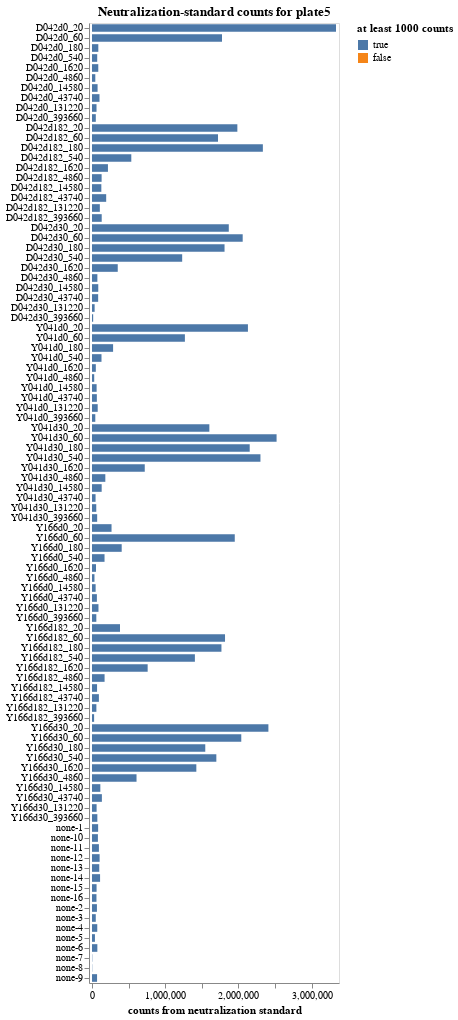

Source (notebook cell):
### Markdown cell above
## Compute fraction infectivity

The fraction infectivity for viral barcode $v_b$ in sample $s$ is computed as:
$$
F_{v_b,s} = \frac{c_{v_b,s} / \left(\sum_{n_b} c_{n_b,s}\right)}{{\rm median}_{s_0}\left[ c_{v_b,s_0} / \left(\sum_{n_b} c_{n_b,s_0}\right)\right]}
$$
where
 - $c_{v_b,s}$ is the counts of viral barcode $v_b$ in sample $s$.
 - $\sum_{n_b} c_{n_b,s}$ is the sum of the counts for all neutralization standard barcodes $n_b$ for sample $s$.
 - $c_{v_b,s_0}$ is the counts of viral barcode $v_b$ in no-serum sample $s_0$.
 - $\sum_{n_b} c_{n_b,s_0}$ is the sum of the counts for all neutralization standard barcodes $n_b$ for no-serum sample $s_0$.
 - ${\rm median}_{s_0}\left[ c_{v_b,s_0} / \left(\sum_{n_b} c_{n_b,s_0}\right)\right]$ is the median taken across all no-serum samples of the counts of viral barcode $v_b$ versus the total counts for all neutralization standard barcodes.

First, compute the total neutralization-standard counts for each sample.
Plot these, and make sure they meet the QC threshold.

### Code cell
neut_standard_counts = (
    counts
    .query("neut_standard")
    .groupby(
        ["serum", "sample_noplate", "dilution_factor"], dropna=False, as_index=False,
    )
    .aggregate(neut_standard_count=pd.NamedAgg("count", "sum"))
    .assign(
        passes_qc=lambda x: (
            x["neut_standard_count"] >= qc_thresholds["min_neut_standard_count"]
        ),
    )
)

neut_standard_counts_chart = (
    alt.Chart(neut_standard_counts)
    .add_params(serum_selection)
    .transform_filter(serum_selection)
    .encode(
        alt.X(
            "neut_standard_count",
            title="counts from neutralization standard",
            scale=alt.Scale(nice=False, padding=3),
        ),
        alt.Y(
            "sample_noplate",
            title=None,
            sort=list(
                neut_standard_counts.sort_values(["serum", "dilution_factor"])["sample_noplate"]
            ),
        ),
        alt.Color(
            "passes_qc",
            title=f"at least {qc_thresholds['min_neut_standard_count']} counts",
            scale=alt.Scale(domain=[True, False]),
        ),
        tooltip=[
            alt.Tooltip(c, format=".3g") if neut_standard_counts[c].dtype == float
            else c
            for c in neut_standard_counts.columns
        ],
    )
    .mark_bar(height={"band": 0.85})
    .properties(
        height=alt.Step(10),
        width=250,
        title=f"Neutralization-standard counts for {plate}",
    )
    .configure_axis(grid=False)
    .configure_legend(titleLimit=1000)
)

display(neut_standard_counts_chart)

if (neut_standard_counts["passes_qc"]).all():
    print(f"\nAll samples pass {qc_thresholds['min_neut_standard_count']=}")
else:
    print(f"\nSamples failing {qc_thresholds['min_neut_standard_count']=}")
    display(neut_standard_counts.query("not passes_qc"))
    qc_failures.add("min_neut_standard_count")

### Figure 1 — Vega-Lite specification as saved in the notebook (floating-point values rounded to 4 significant figures)
{"config": {"view": {"continuousWidth": 300, "continuousHeight": 300}, "axis": {"grid": false}, "legend": {"titleLimit": 1000}}, "data": {"name": "data-4572b1a63d022ca617bc773b0cf099d9"}, "mark": {"type": "bar", "height": {"band": 0.85}}, "encoding": {"color": {"field": "passes_qc", "scale": {"domain": [true, false]}, "title": "at least 1000 counts", "type": "nominal"}, "tooltip": [{"field": "serum", "type": "nominal"}, {"field": "sample_noplate", "type": "nominal"}, {"field": "dilution_factor", "type": "quantitative"}, {"field": "neut_standard_count", "type": "quantitative"}, {"field": "passes_qc", "type": "nominal"}], "x": {"field": "neut_standard_count", "scale": {"nice": false, "padding": 3}, "title": "counts from neutralization standard", "type": "quantitative"}, "y": {"field": "sample_noplate", "sort": ["D042d0_20", "D042d0_60", "D042d0_180", "D042d0_540", "D042d0_1620", "D042d0_4860", "D042d0_14580", "D042d0_43740", "D042d0_131220", "D042d0_393660", "D042d182_20", "D042d182_60", "D042d182_180", "D042d182_540", "D042d182_1620", "D042d182_4860", "D042d182_14580", "D042d182_43740", "D042d182_131220", "D042d182_393660", "D042d30_20", "D042d30_60", "D042d30_180", "D042d30_540", "D042d30_1620", "D042d30_4860", "D042d30_14580", "D042d30_43740", "D042d30_131220", "D042d30_393660", "Y041d0_20", "Y041d0_60", "Y041d0_180", "Y041d0_540", "Y041d0_1620", "Y041d0_4860", "Y041d0_14580", "Y041d0_43740", "Y041d0_131220", "Y041d0_393660", "Y041d30_20", "Y041d30_60", "Y041d30_180", "Y041d30_540", "Y041d30_1620", "Y041d30_4860", "Y041d30_14580", "Y041d30_43740", "Y041d30_131220", "Y041d30_393660", "Y166d0_20", "Y166d0_60", "Y166d0_180", "Y166d0_540", "Y166d0_1620", "Y166d0_4860", "Y166d0_14580", "Y166d0_43740", "Y166d0_131220", "Y166d0_393660", "Y166d182_20", "Y166d182_60", "Y166d182_180", "Y166d182_540", "Y166d182_1620", "Y166d182_4860", "Y166d182_14580", "Y166d182_43740", "Y166d182_131220", "Y166d182_393660", "Y166d30_20", "Y166d30_60", "Y166d30_180", "Y166d30_540", "Y166d30_1620", "Y166d30_4860", "Y166d30_14580", "Y166d30_43740", "Y166d30_131220", "Y166d30_393660", "none-1", "none-10", "none-11", "none-12", "none-13", "none-14", "none-15", "none-16", "none-2", "none-3", "none-4", "none-5", "none-6", "none-7", "none-8", "none-9"], "title": null, "type": "nominal"}}, "height": {"step": 10}, "params": [{"name": "param_1", "select": {"type": "point", "fields": ["serum"]}, "bind": {"input": "select", "options": [null, "D042d0", "D042d182", "D042d30", "Y041d0", "Y041d30", "Y166d0", "Y166d182", "Y166d30", "none"], "labels": ["all", "D042d0", "D042d182", "D042d30", "Y041d0", "Y041d30", "Y166d0", "Y166d182", "Y166d30", "none"], "name": "serum"}}], "title": "Neutralization-standard counts for plate5", "transform": [{"filter": {"param": "param_1"}}], "width": 250, "$schema": "https://vega.github.io/schema/vega-lite/v5.15.1.json", "datasets": {"data-4572b1a63d022ca617bc773b0cf099d9": [{"serum": "D042d0", "sample_noplate": "D042d0_131220", "dilution_factor": 131220, "neut_standard_count": 61763, "passes_qc": true}, {"serum": "D042d0", "sample_noplate": "D042d0_14580", "dilution_factor": 14580, "neut_standard_count": 76230, "passes_qc": true}, {"serum": "D042d0", "sample_noplate": "D042d0_1620", "dilution_factor": 1620, "neut_standard_count": 85838, "passes_qc": true}, {"serum": "D042d0", "sample_noplate": "D042d0_180", "dilution_factor": 180, "neut_standard_count": 86309, "passes_qc": true}, {"serum": "D042d0", "sample_noplate": "D042d0_20", "dilution_factor": 20, "neut_standard_count": 3333067, "passes_qc": true}, {"serum": "D042d0", "sample_noplate": "D042d0_393660", "dilution_factor": 393660, "neut_standard_count": 51929, "passes_qc": true}, {"serum": "D042d0", "sample_noplate": "D042d0_43740", "dilution_factor": 43740, "neut_standard_count": 102338, "passes_qc": true}, {"serum": "D042d0", "sample_noplate": "D042d0_4860", "dilution_factor": 4860, "neut_standard_count": 45262, "passes_qc": true}, {"serum": "D042d0", "sample_noplate": "D042d0_540", "dilution_factor": 540, "neut_standard_count": 71229, "passes_qc": true}, {"serum": "D042d0", "sample_noplate": "D042d0_60", "dilution_factor": 60, "neut_standard_count": 1775794, "passes_qc": true}, {"serum": "D042d182", "sample_noplate": "D042d182_131220", "dilution_factor": 131220, "neut_standard_count": 107011, "passes_qc": true}, {"serum": "D042d182", "sample_noplate": "D042d182_14580", "dilution_factor": 14580, "neut_standard_count": 127555, "passes_qc": true}, {"serum": "D042d182", "sample_noplate": "D042d182_1620", "dilution_factor": 1620, "neut_standard_count": 217853, "passes_qc": true}, {"serum": "D042d182", "sample_noplate": "D042d182_180", "dilution_factor": 180, "neut_standard_count": 2333962, "passes_qc": true}, {"serum": "D042d182", "sample_noplate": "D042d182_20", "dilution_factor": 20, "neut_standard_count": 1985561, "passes_qc": true}, {"serum": "D042d182", "sample_noplate": "D042d182_393660", "dilution_factor": 393660, "neut_standard_count": 132673, "passes_qc": true}, {"serum": "D042d182", "sample_noplate": "D042d182_43740", "dilution_factor": 43740, "neut_standard_count": 193775, "passes_qc": true}, {"serum": "D042d182", "sample_noplate": "D042d182_4860", "dilution_factor": 4860, "neut_standard_count": 131318, "passes_qc": true}, {"serum": "D042d182", "sample_noplate": "D042d182_540", "dilution_factor": 540, "neut_standard_count": 536880, "passes_qc": true}, {"serum": "D042d182", "sample_noplate": "D042d182_60", "dilution_factor": 60, "neut_standard_count": 1721283, "passes_qc": true}, {"serum": "D042d30", "sample_noplate": "D042d30_131220", "dilution_factor": 131220, "neut_standard_count": 36008, "passes_qc": true}, {"serum": "D042d30", "sample_noplate": "D042d30_14580", "dilution_factor": 14580, "neut_standard_count": 85684, "passes_qc": true}, {"serum": "D042d30", "sample_noplate": "D042d30_1620", "dilution_factor": 1620, "neut_standard_count": 351685, "passes_qc": true}, {"serum": "D042d30", "sample_noplate": "D042d30_180", "dilution_factor": 180, "neut_standard_count": 1810523, "passes_qc": true}, {"serum": "D042d30", "sample_noplate": "D042d30_20", "dilution_factor": 20, "neut_standard_count": 1868542, "passes_qc": true}, {"serum": "D042d30", "sample_noplate": "D042d30_393660", "dilution_factor": 393660, "neut_standard_count": 15940, "passes_qc": true}, {"serum": "D042d30", "sample_noplate": "D042d30_43740", "dilution_factor": 43740, "neut_standard_count": 84178, "passes_qc": true}, {"serum": "D042d30", "sample_noplate": "D042d30_4860", "dilution_factor": 4860, "neut_standard_count": 73385, "passes_qc": true}, {"serum": "D042d30", "sample_noplate": "D042d30_540", "dilution_factor": 540, "neut_standard_count": 1231862, "passes_qc": true}, {"serum": "D042d30", "sample_noplate": "D042d30_60", "dilution_factor": 60, "neut_standard_count": 2058427, "passes_qc": true}, {"serum": "Y041d0", "sample_noplate": "Y041d0_131220", "dilution_factor": 131220, "neut_standard_count": 77939, "passes_qc": true}, {"serum": "Y041d0", "sample_noplate": "Y041d0_14580", "dilution_factor": 14580, "neut_standard_count": 63191, "passes_qc": true}, {"serum": "Y041d0", "sample_noplate": "Y041d0_1620", "dilution_factor": 1620, "neut_standard_count": 52169, "passes_qc": true}, {"serum": "Y041d0", "sample_noplate": "Y041d0_180", "dilution_factor": 180, "neut_standard_count": 288141, "passes_qc": true}, {"serum": "Y041d0", "sample_noplate": "Y041d0_20", "dilution_factor": 20, "neut_standard_count": 2130029, "passes_qc": true}, {"serum": "Y041d0", "sample_noplate": "Y041d0_393660", "dilution_factor": 393660, "neut_standard_count": 45161, "passes_qc": true}, {"serum": "Y041d0", "sample_noplate": "Y041d0_43740", "dilution_factor": 43740, "neut_standard_count": 66247, "passes_qc": true}, {"serum": "Y041d0", "sample_noplate": "Y041d0_4860", "dilution_factor": 4860, "neut_standard_count": 30323, "passes_qc": true}, {"serum": "Y041d0", "sample_noplate": "Y041d0_540", "dilution_factor": 540, "neut_standard_count": 129752, "passes_qc": true}, {"serum": "Y041d0", "sample_noplate": "Y041d0_60", "dilution_factor": 60, "neut_standard_count": 1268919, "passes_qc": true}, {"serum": "Y041d30", "sample_noplate": "Y041d30_131220", "dilution_factor": 131220, "neut_standard_count": 58412, "passes_qc": true}, {"serum": "Y041d30", "sample_noplate": "Y041d30_14580", "dilution_factor": 14580, "neut_standard_count": 132110, "passes_qc": true}, {"serum": "Y041d30", "sample_noplate": "Y041d30_1620", "dilution_factor": 1620, "neut_standard_count": 720655, "passes_qc": true}, {"serum": "Y041d30", "sample_noplate": "Y041d30_180", "dilution_factor": 180, "neut_standard_count": 2154386, "passes_qc": true}, {"serum": "Y041d30", "sample_noplate": "Y041d30_20", "dilution_factor": 20, "neut_standard_count": 1603132, "passes_qc": true}, {"serum": "Y041d30", "sample_noplate": "Y041d30_393660", "dilution_factor": 393660, "neut_standard_count": 70626, "passes_qc": true}, {"serum": "Y041d30", "sample_noplate": "Y041d30_43740", "dilution_factor": 43740, "neut_standard_count": 48696, "passes_qc": true}, {"serum": "Y041d30", "sample_noplate": "Y041d30_4860", "dilution_factor": 4860, "neut_standard_count": 182073, "passes_qc": true}, {"serum": "Y041d30", "sample_noplate": "Y041d30_540", "dilution_factor": 540, "neut_standard_count": 2301038, "passes_qc": true}, {"serum": "Y041d30", "sample_noplate": "Y041d30_60", "dilution_factor": 60, "neut_standard_count": 2521402, "passes_qc": true}, {"serum": "Y166d0", "sample_noplate": "Y166d0_131220", "dilution_factor": 131220, "neut_standard_count": 88435, "passes_qc": true}, {"serum": "Y166d0", "sample_noplate": "Y166d0_14580", "dilution_factor": 14580, "neut_standard_count": 49599, "passes_qc": true}, {"serum": "Y166d0", "sample_noplate": "Y166d0_1620", "dilution_factor": 1620, "neut_standard_count": 54441, "passes_qc": true}, {"serum": "Y166d0", "sample_noplate": "Y166d0_180", "dilution_factor": 180, "neut_standard_count": 405580, "passes_qc": true}, {"serum": "Y166d0", "sample_noplate": "Y166d0_20", "dilution_factor": 20, "neut_standard_count": 266880, "passes_qc": true}, {"serum": "Y166d0", "sample_noplate": "Y166d0_393660", "dilution_factor": 393660, "neut_standard_count": 59116, "passes_qc": true}, {"serum": "Y166d0", "sample_noplate": "Y166d0_43740", "dilution_factor": 43740, "neut_standard_count": 66742, "passes_qc": true}, {"serum": "Y166d0", "sample_noplate": "Y166d0_4860", "dilution_factor": 4860, "neut_standard_count": 33876, "passes_qc": true}, {"serum": "Y166d0", "sample_noplate": "Y166d0_540", "dilution_factor": 540, "neut_standard_count": 171209, "passes_qc": true}, {"serum": "Y166d0", "sample_noplate": "Y166d0_60", "dilution_factor": 60, "neut_standard_count": 1950198, "passes_qc": true}, {"serum": "Y166d182", "sample_noplate": "Y166d182_131220", "dilution_factor": 131220, "neut_standard_count": 59870, "passes_qc": true}, {"serum": "Y166d182", "sample_noplate": "Y166d182_14580", "dilution_factor": 14580, "neut_standard_count": 69143, "passes_qc": true}, {"serum": "Y166d182", "sample_noplate": "Y166d182_1620", "dilution_factor": 1620, "neut_standard_count": 760279, "passes_qc": true}, {"serum": "Y166d182", "sample_noplate": "Y166d182_180", "dilution_factor": 180, "neut_standard_count": 1768185, "passes_qc": true}, {"serum": "Y166d182", "sample_noplate": "Y166d182_20", "dilution_factor": 20, "neut_standard_count": 382517, "passes_qc": true}, {"serum": "Y166d182", "sample_noplate": "Y166d182_393660", "dilution_factor": 393660, "neut_standard_count": 28900, "passes_qc": true}, {"serum": "Y166d182", "sample_noplate": "Y166d182_43740", "dilution_factor": 43740, "neut_standard_count": 94105, "passes_qc": true}, {"serum": "Y166d182", "sample_noplate": "Y166d182_4860", "dilution_factor": 4860, "neut_standard_count": 171865, "passes_qc": true}, {"serum": "Y166d182", "sample_noplate": "Y166d182_540", "dilution_factor": 540, "neut_standard_count": 1405470, "passes_qc": true}, {"serum": "Y166d182", "sample_noplate": "Y166d182_60", "dilution_factor": 60, "neut_standard_count": 1817113, "passes_qc": true}, {"serum": "Y166d30", "sample_noplate": "Y166d30_131220", "dilution_factor": 131220, "neut_standard_count": 62898, "passes_qc": true}, {"serum": "Y166d30", "sample_noplate": "Y166d30_14580", "dilution_factor": 14580, "neut_standard_count": 113849, "passes_qc": true}, {"serum": "Y166d30", "sample_noplate": "Y166d30_1620", "dilution_factor": 1620, "neut_standard_count": 1425221, "passes_qc": true}, {"serum": "Y166d30", "sample_noplate": "Y166d30_180", "dilution_factor": 180, "neut_standard_count": 1547355, "passes_qc": true}, {"serum": "Y166d30", "sample_noplate": "Y166d30_20", "dilution_factor": 20, "neut_standard_count": 2409645, "passes_qc": true}, {"serum": "Y166d30", "sample_noplate": "Y166d30_393660", "dilution_factor": 393660, "neut_standard_count": 73056, "passes_qc": true}, {"serum": "Y166d30", "sample_noplate": "Y166d30_43740", "dilution_factor": 43740, "neut_standard_count": 135047, "passes_qc": true}, {"serum": "Y166d30", "sample_noplate": "Y166d30_4860", "dilution_factor": 4860, "neut_standard_count": 608273, "passes_qc": true}, {"serum": "Y166d30", "sample_noplate": "Y166d30_540", "dilution_factor": 540, "neut_standard_count": 1698476, "passes_qc": true}, {"serum": "Y166d30", "sample_noplate": "Y166d30_60", "dilution_factor": 60, "neut_standard_count": 2039181, "passes_qc": true}, {"serum": "none", "sample_noplate": "none-1", "dilution_factor": null, "neut_standard_count": 83861, "passes_qc": true}, {"serum": "none", "sample_noplate": "none-10", "dilution_factor": null, "neut_standard_count": 80635, "passes_qc": true}, {"serum": "none", "sample_noplate": "none-11", "dilution_factor": null, "neut_standard_count": 94376, "passes_qc": true}, {"serum": "none", "sample_noplate": "none-12", "dilution_factor": null, "neut_standard_count": 104194, "passes_qc": true}, {"serum": "none", "sample_noplate": "none-13", "dilution_factor": null, "neut_standard_count": 99252, "passes_qc": true}, {"serum": "none", "sample_noplate": "none-14", "dilution_factor": null, "neut_standard_count": 110258, "passes_qc": true}, {"serum": "none", "sample_noplate": "none-15", "dilution_factor": null, "neut_standard_count": 62526, "passes_qc": true}, {"serum": "none", "sample_noplate": "none-16", "dilution_factor": null, "neut_standard_count": 61061, "passes_qc": true}, {"serum": "none", "sample_noplate": "none-2", "dilution_factor": null, "neut_standard_count": 67336, "passes_qc": true}, {"serum": "none", "sample_noplate": "none-3", "dilution_factor": null, "neut_standard_count": 51528, "passes_qc": true}, {"serum": "none", "sample_noplate": "none-4", "dilution_factor": null, "neut_standard_count": 71906, "passes_qc": true}, {"serum": "none", "sample_noplate": "none-5", "dilution_factor": null, "neut_standard_count": 40194, "passes_qc": true}, {"serum": "none", "sample_noplate": "none-6", "dilution_factor": null, "neut_standard_count": 73114, "passes_qc": true}, {"serum": "none", "sample_noplate": "none-7", "dilution_factor": null, "neut_standard_count": 3824, "passes_qc": true}, {"serum": "none", "sample_noplate": "none-8", "dilution_factor": null, "neut_standard_count": 3087, "passes_qc": true}, {"serum": "none", "sample_noplate": "none-9", "dilution_factor": null, "neut_standard_count": 69197, "passes_qc": true}]}}
